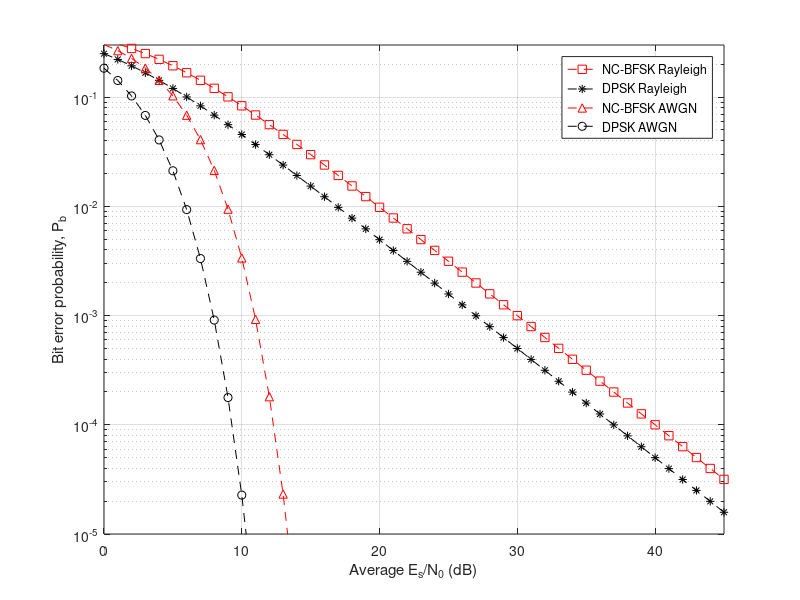

Write MATLAB code to recreate this figure.
% DPSK_vs_NC_FSK_theory.m
% Compare the performances of DPSK and noncoherent BPSK
% EE161 - Spring 2022 - San Jose State University
snr=0:1:45;
semilogy(snr,1./((2+10.^(snr/10))),'--sr')      % Theory NC-FSK Rayleigh
hold on, axis([snr(1) snr(end) 1e-5 3e-1]), grid on
semilogy(snr,1./(2*(1+10.^(snr/10))),'--*k')    % Theory DPSK Rayleigh
semilogy(snr,(1/2)*exp(-10.^(snr/10)/2),'--^r')   % Theory NC-FSK AWGN
semilogy(snr,(1/2)*exp(-10.^(snr/10)),'--ok')   % Theory DPSK AWGN
xlabel('Average E_s/N_0 (dB)'), ylabel('Bit error probability, P_b')
hold off
legend('NC-BFSK Rayleigh','DPSK Rayleigh','NC-BFSK AWGN','DPSK AWGN')